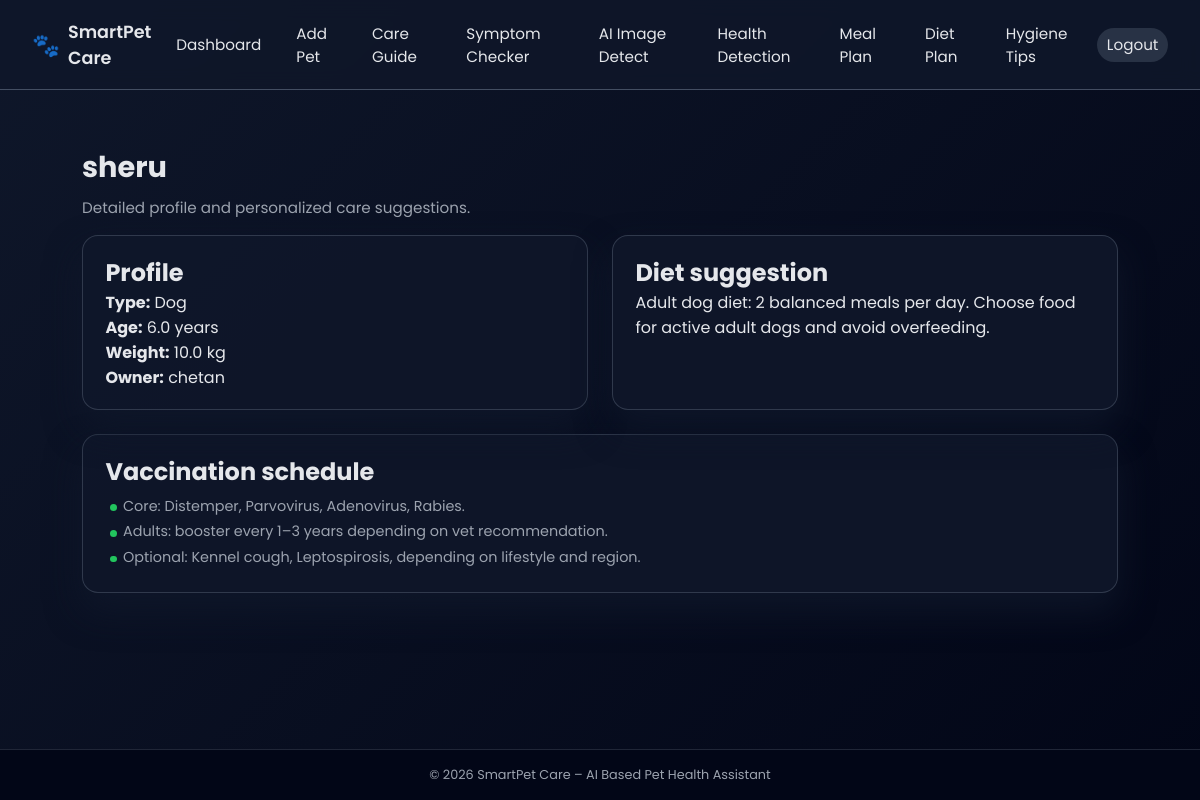
The page /pet/3 (signed in) on the database its author committed.
### backend/app.py (models this page shows, shortened)
class Pet(db.Model):
    id = db.Column(db.Integer, primary_key=True)
    name = db.Column(db.String(80), nullable=False)
    species = db.Column(db.String(20), nullable=False)
    age_years = db.Column(db.Float, nullable=False)
    weight_kg = db.Column(db.Float, nullable=False)
    created_at = db.Column(db.DateTime, default=datetime.utcnow)
    owner_id = db.Column(db.Integer, db.ForeignKey("user.id"), nullable=False)

class User(UserMixin, db.Model):
    id = db.Column(db.Integer, primary_key=True)
    username = db.Column(db.String(80), unique=True, nullable=False)
    email = db.Column(db.String(120), unique=True, nullable=False)
    password_hash = db.Column(db.String(255), nullable=False)
    created_at = db.Column(db.DateTime, default=datetime.utcnow)
    pets = db.relationship("Pet", backref="owner", lazy=True)

### backend/app.py (the view)
@app.route("/pet/<int:pet_id>")
@login_required
def pet_detail(pet_id):
    pet = Pet.query.filter_by(id=pet_id, owner_id=current_user.id).first_or_404()
    diet = suggest_diet(pet.species, pet.age_years, pet.weight_kg)
    vaccinations = get_vaccination_schedule(pet.species, pet.age_years)
    return render_template(
        "pet_detail.html",
        pet=pet,
        diet=diet,
        vaccinations=vaccinations,
    )

### backend/ai_utils.py (called while the page is built, shortened)
def suggest_diet(species: str, age_years: float, weight_kg: float) -> str:
    species = species.lower()
    if species == "dog":
        if age_years < 1:
            return "Puppy diet: 3–4 small meals per day, high-quality puppy kibble rich in protein and DHA."
        if age_years < 7:
            return "Adult dog diet: 2 balanced meals per day. Choose food for active adult dogs and avoid overfeeding."
        return "Senior dog diet: easy-to-digest food, slightly lower calories, and joint-support supplements if vet recommends."

### backend/app.py (called while the page is built)
@login_manager.user_loader
def load_user(user_id):
    return User.query.get(int(user_id))

### backend/templates/pet_detail.html (shortened to what this page needs)
{% extends "base.html" %}
{% block content %}
<section class="page-header">
    <h1>{{ pet.name }}</h1>
    <p class="subtitle">Detailed profile and personalized care suggestions.</p>
</section>
<section class="grid grid-2">
    <article class="card">
        <h2>Profile</h2>
        <p><strong>Type:</strong> {{ pet.species|capitalize }}</p>
        <p><strong>Age:</strong> {{ "%.1f"|format(pet.age_years) }} years</p>
        <p><strong>Weight:</strong> {{ "%.1f"|format(pet.weight_kg) }} kg</p>
        <p><strong>Owner:</strong> {{ current_user.username }}</p>
    </article>
    <article class="card">
        <h2>Diet suggestion</h2>
        <p>{{ diet }}</p>
    </article>
</section>
<section class="card card-wide">
    <h2>Vaccination schedule</h2>
    <ul class="bullet-list">
        {% for item in vaccinations %}
            <li>{{ item }}</li>
        {% endfor %}
    </ul>
</section>
{% endblock %}

### backend/static/css/style.css (style rules this page uses)
*, *::before, *::after { box-sizing: border-box; margin: 0; padding: 0; }
body { font-family: "Poppins", system-ui, -apple-system, BlinkMacSystemFont, "Segoe UI", sans-serif; background: linear-gradient(135deg, #0f172a, #020617); color: #e5e7eb; min-height: 100vh; display: flex; flex-direction: column; }
.page-header { margin: 1.5rem 0 1rem; }
.page-header h1 { font-size: 1.8rem; margin-bottom: 0.4rem; }
.subtitle { color: #9ca3af; font-size: 0.95rem; margin-bottom: 0.5rem; }
.grid { display: grid; grid-template-columns: repeat(auto-fill, minmax(260px, 1fr)); gap: 1.5rem; margin-top: 1rem; }
.grid-2 { grid-template-columns: repeat(auto-fit, minmax(280px, 1fr)); }
.card { background: rgba(15, 23, 42, 0.95); border-radius: 1rem; padding: 1.2rem 1.4rem; box-shadow: 0 18px 35px rgba(15, 23, 42, 0.85); border: 1px solid rgba(148, 163, 184, 0.25); }
.card-wide { margin-top: 1.5rem; }
.bullet-list { list-style: none; margin-top: 0.4rem; font-size: 0.9rem; color: #9ca3af; }
.bullet-list li { margin-bottom: 0.3rem; position: relative; padding-left: 1.1rem; }
.bullet-list li::before { content: ""; position: absolute; left: 0.3rem; top: 0.55rem; width: 0.4rem; height: 0.4rem; border-radius: 999px; background: #22c55e; }

### rows shown on the page
Pet: name "sheru", species "Dog", age_years "6.0", weight_kg "10.0"
User: username "chetan"

### other values the page prints
{{ diet }} "Adult dog diet: 2 balanced meals per day. Choose food for active adult dogs and avoid overfeeding."
{{ item }} "Core: Distemper, Parvovirus, Adenovirus, Rabies." "Adults: booster every 1–3 years depending on vet recommendation." "Optional: Kennel cough, Leptospirosis, depending on lifestyle and region."
{{ 2026 }} "2026"
